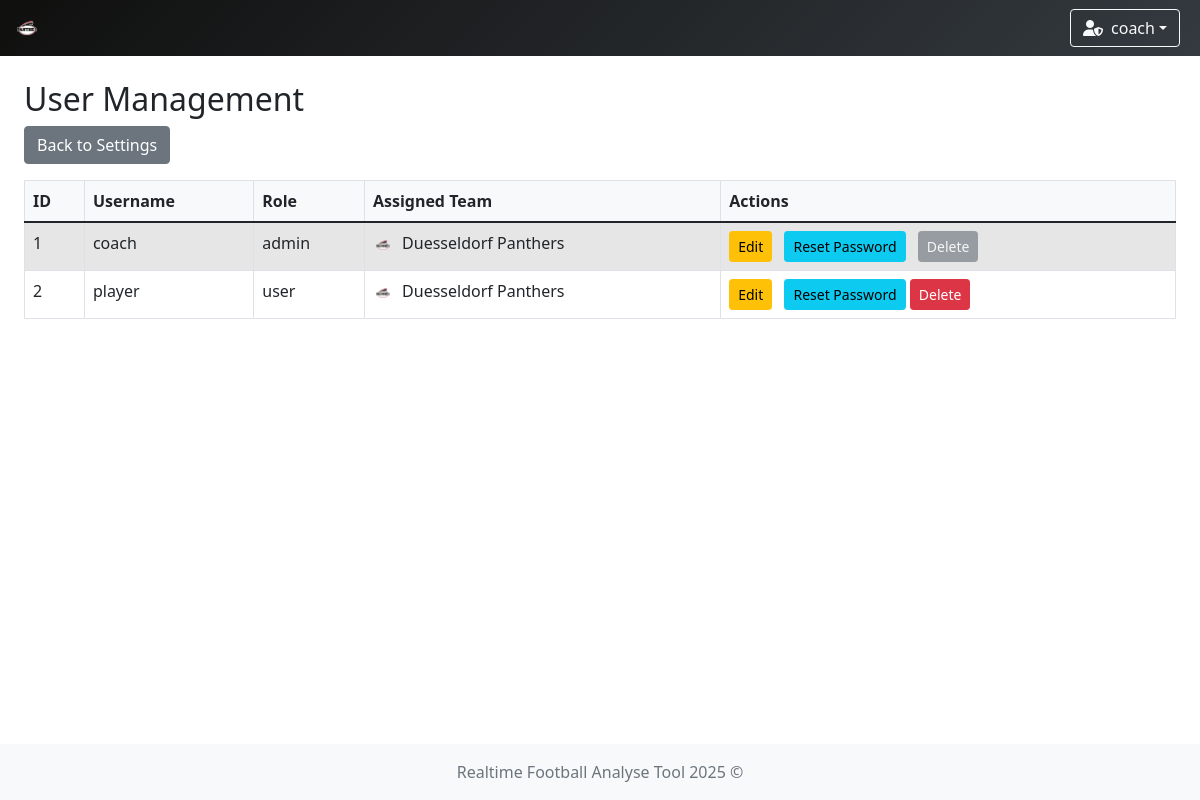
Screenshot of /users (signed in) with the database file from the repository.
### app/models/team.py (models this page shows)
class TeamModel(db.Model):
    __tablename__ = 'teams'
    id = db.Column(db.Integer, primary_key=True)
    name = db.Column(db.String(100), nullable=False, unique=True)  # prevent duplicate team names
    icon = db.Column(db.String(300), nullable=False)  # longer path for future-proofing
    primary_color = db.Column(db.String(20), nullable=False)
    secondary_color = db.Column(db.String(20), nullable=False)

### app/models/user.py (models this page shows)
class UserModel(db.Model, UserMixin):
    __tablename__ = 'user'
    id = db.Column(db.Integer, primary_key=True)
    username = db.Column(db.String(80), unique=True, nullable=False)
    password = db.Column(db.String(120), nullable=False)
    role = db.Column(db.String(10), nullable=False, default='user')
    team_id = db.Column(db.Integer, db.ForeignKey('teams.id'))
    team = db.relationship('TeamModel', backref='users')

### app/controllers/user_management.py (the view)
    @login_required
    def user_list(self):
        users = UserModel.query.all()
        return render_template('user/user_list.html', users=users)

### app/controllers/user.py (called while the page is built)
    @staticmethod
    def load_user(user_id):
        return UserModel.query.get(int(user_id))

### run.py (called while the page is built)
    def _inject_context(self) -> None:
        @self.app.context_processor
        def inject_teams() -> dict:
            try:
                teams = TeamModel.query.all()
                return dict(teams=teams)
            except Exception as e:
                print(f"[!] Error injecting teams: {str(e)} ({type(e).__name__})")
                return dict(teams=[])

### app/templates/user/user_list.html (shortened to what this page needs)
{% extends "system/base.html" %}
{% block content %}
<h2>User Management</h2>
<a href="{{ url_for('settings') }}" class="btn btn-secondary mb-3">Back to Settings</a>
<div class="table-responsive">
    <table class="table table-striped table-bordered">
        <thead>
            <tr>
                <th>ID</th>
                <th>Username</th>
                <th>Role</th>
                <th>Assigned Team</th>
                <th>Actions</th>
            </tr>
        </thead>
        <tbody>
            {% for user in users %}
            <tr>
                <td>{{ user.id }}</td>
                <td>{{ user.username }}</td>
                <td>{{ user.role }}</td>
                <td>
                    {% if user.team %}
                        <img src="{{ user.team.icon }}" alt="{{ user.team.name }} icon" style="height:20px; margin-right:5px;">
                        {{ user.team.name }}
                    {% else %}
                        <span class="text-muted">None</span>
                    {% endif %}
                </td>
                <td>
                    {% if current_user.role == 'admin' %}
                        {% if current_user.id == user.id %}
                            <a href="{{ url_for('edit_user', user_id=user.id) }}" class="btn btn-sm btn-warning">Edit</a>
                            <a href="{{ url_for('reset_password', user_id=user.id) }}" class="btn btn-sm btn-info">Reset Password</a>
                            <button class="btn btn-sm btn-secondary" disabled>Delete</button>
                        {% else %}
                            <a href="{{ url_for('edit_user', user_id=user.id) }}" class="btn btn-sm btn-warning">Edit</a>
                            <a href="{{ url_for('reset_password', user_id=user.id) }}" class="btn btn-sm btn-info">Reset Password</a>
                            <form action="{{ url_for('delete_user', user_id=user.id) }}" method="POST" class="d-inline">
                                <button type="submit" class="btn btn-sm btn-danger" onclick="return confirm('Delete this user?')">Delete</button>
                            </form>
                        {% endif %}
                    {% endif %}
                </td>
            </tr>
            {% endfor %}
        </tbody>
    </table>
</div>
{% endblock %}

### app/templates/system/base.html (shortened to what this page needs)
<!DOCTYPE html>
<html lang="en">
<head>
    <link href="https://cdn.jsdelivr.net/npm/bootstrap@5.1.3/dist/css/bootstrap.min.css" rel="stylesheet"/>
    <link rel="stylesheet" href="https://cdn.jsdelivr.net/npm/bootstrap-icons@1.11.3/font/bootstrap-icons.css"/>
    <link rel="stylesheet" href="https://cdnjs.cloudflare.com/ajax/libs/font-awesome/6.5.0/css/all.min.css"/>
    <link href="https://cdn.jsdelivr.net/npm/select2@4.1.0-rc.0/dist/css/select2.min.css" rel="stylesheet"/>
    <link href="https://cdn.jsdelivr.net/npm/select2-bootstrap-5-theme@1.3.0/dist/select2-bootstrap-5-theme.min.css"
          rel="stylesheet"/>
    <link href="https://cdn.datatables.net/1.13.6/css/dataTables.bootstrap5.min.css" rel="stylesheet"/>
    <link rel="stylesheet" href="https://cdn.datatables.net/fixedcolumns/4.3.0/css/fixedColumns.bootstrap5.min.css">
    <link rel="stylesheet" href="{{ url_for('static', filename='styles.css') }}"/>
</head>
<body class="{% block body_class %}{% endblock %}">
{% if current_user.is_authenticated %}
    {% set ns = namespace(navbar_color='background: linear-gradient(135deg, #4b6cb7, #182848);', team_found=False) %}
    {% if current_user.team %}
        {% set ns.navbar_color = 'background: linear-gradient(135deg, ' ~ current_user.team.secondary_color ~ ', #343a40);' %}
        {% set ns.team_found = True %}
    {% endif %}
    <nav class="navbar navbar-expand-lg navbar-dark" style="{{ ns.navbar_color }}">
        <div class="container-fluid position-relative">
            <a class="navbar-brand d-flex align-items-center" href="{{ url_for('index') }}">
                {% if current_user.team and ns.team_found %}
                    <img class="team-logo" src="{{ current_user.team.icon }}" alt="{{ current_user.team.name }} logo"
                         style="height:30px; margin-right:8px;"/>
                {% else %}
                    <a href="{{ url_for('game_options') }}" class="btn btn-outline-light me-2" title="Home">
                        <i class="fas fa-home"></i>
                    </a>
                {% endif %}
            </a>
            <div class="ms-auto d-flex align-items-center">
                <div class="dropdown me-2">
                    <button class="btn btn-outline-light dropdown-toggle d-flex align-items-center" type="button"
                            id="userDropdown" data-bs-toggle="dropdown" aria-expanded="false">
                        {% if current_user.role == 'admin' %}
                            <i class="fas fa-user-shield me-2"></i>
                        {% else %}
                            <i class="fas fa-user me-2"></i>
                        {% endif %}
                        {{ current_user.username }}
                    </button>
                </div>
            </div>
        </div>
    </nav>
{% endif %}
<div class="content-wrapper">
    <div class="container-fluid mt-4 px-4">
        <div id="toast-container" class="toast-container position-fixed bottom-0 end-0 p-3" style="z-index: 1100;">
        </div>
        {% block content %}{% endblock %}
    </div>
</div>
<footer class="footer mt-auto py-3 bg-light">
    <div class="container text-center">
        <span class="text-muted">Realtime Football Analyse Tool 2025 ©</span>
    </div>
</footer>
</body>
</html>

### app/static/styles.css (style rules this page uses)
.navbar { transition: background-color 0.5s ease; }
.team-logo { animation: fadeIn 0.5s ease, pulse 1s ease-in-out; }
html, body { height: 100%; margin: 0; padding: 0; }
body { display: flex; flex-direction: column; min-height: 100vh; }
.content-wrapper { flex: 1 0 auto; }
.footer { flex-shrink: 0; background-color: #f8f9fa; padding: 1rem 0; margin-top: auto; }
.table-responsive { margin-top: 0 !important; overflow-x: auto; }
.btn + .btn { margin-left: 0.5rem; }
.table-responsive { overflow-x: auto; }
.table th, .table td { white-space: nowrap; padding: 0.5rem; }
.table thead th { background-color: #f8f9fa; font-weight: bold; }
.table-striped tbody tr:nth-of-type(odd) { background-color: rgba(0, 0, 0, 0.05); }

### rows the page displays
TeamModel: team.icon (picture)
UserModel: username "coach", id "1", role "admin", team.icon (picture), team.name "Duesseldorf Panthers"
UserModel: id "2", username "player", role "user", team.icon (picture), team.name "Duesseldorf Panthers"
